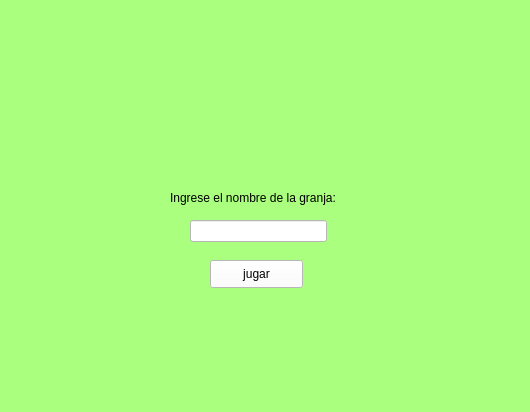
<?xml version="1.0" encoding="UTF-8"?>
<ui version="4.0">
 <class>Form</class>
 <widget class="QWidget" name="Form">
  <property name="geometry">
   <rect>
    <x>0</x>
    <y>0</y>
    <width>530</width>
    <height>412</height>
   </rect>
  </property>
  <property name="windowTitle">
   <string>Form</string>
  </property>
  <property name="styleSheet">
   <string notr="true">background-color: rgb(170, 255, 127)</string>
  </property>
  <widget class="QLabel" name="label">
   <property name="geometry">
    <rect>
     <x>70</x>
     <y>50</y>
     <width>390</width>
     <height>122</height>
    </rect>
   </property>
   <property name="minimumSize">
    <size>
     <width>321</width>
     <height>0</height>
    </size>
   </property>
   <property name="text">
    <string/>
   </property>
   <property name="pixmap">
    <pixmap>sprites/otros/logo.png</pixmap>
   </property>
  </widget>
  <widget class="QLabel" name="label_2">
   <property name="geometry">
    <rect>
     <x>170</x>
     <y>190</y>
     <width>183</width>
     <height>16</height>
    </rect>
   </property>
   <property name="styleSheet">
    <string notr="true">background-color:rgb(170, 255, 127)
</string>
   </property>
   <property name="text">
    <string>Ingrese el nombre de la granja:</string>
   </property>
  </widget>
  <widget class="QPushButton" name="pushButton">
   <property name="geometry">
    <rect>
     <x>210</x>
     <y>260</y>
     <width>93</width>
     <height>28</height>
    </rect>
   </property>
   <property name="styleSheet">
    <string notr="true">background-color:rgb(255, 255, 255)</string>
   </property>
   <property name="text">
    <string>jugar</string>
   </property>
  </widget>
  <widget class="QLineEdit" name="lineEdit">
   <property name="geometry">
    <rect>
     <x>190</x>
     <y>220</y>
     <width>137</width>
     <height>22</height>
    </rect>
   </property>
   <property name="styleSheet">
    <string notr="true">background-color:rgb(255, 255, 255)</string>
   </property>
  </widget>
 </widget>
 <resources/>
 <connections/>
</ui>
